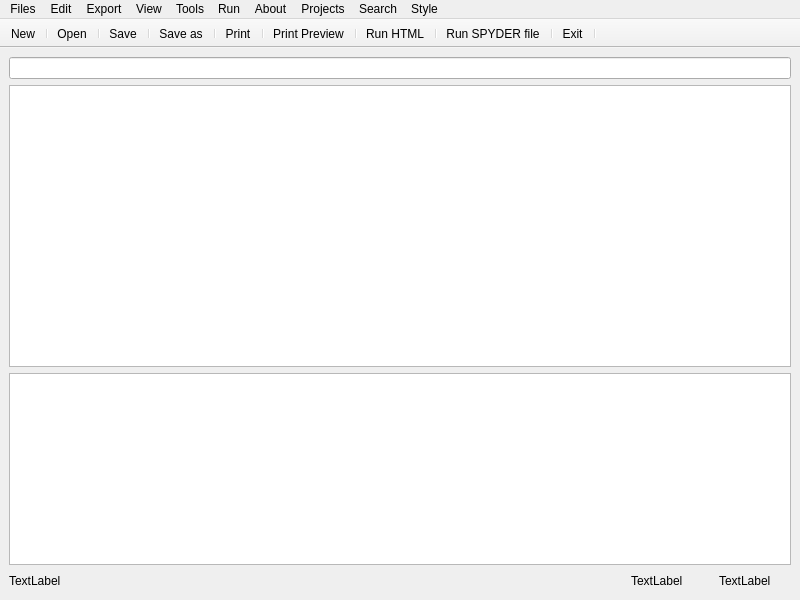
<?xml version="1.0" encoding="UTF-8"?>
<ui version="4.0">
 <class>MainWindow</class>
 <widget class="QMainWindow" name="MainWindow">
  <property name="geometry">
   <rect>
    <x>0</x>
    <y>0</y>
    <width>800</width>
    <height>600</height>
   </rect>
  </property>
  <property name="windowTitle">
   <string>NotePad</string>
  </property>
  <property name="windowIcon">
   <iconset>
    <normaloff>:/new/prefix2/wind/parrot.svg</normaloff>
    <normalon>:/new/prefix2/wind/parrot.svg</normalon>:/new/prefix2/wind/parrot.svg</iconset>
  </property>
  <property name="styleSheet">
   <string notr="true"/>
  </property>
  <property name="documentMode">
   <bool>false</bool>
  </property>
  <widget class="QWidget" name="centralwidget">
   <layout class="QGridLayout" name="gridLayout">
    <item row="0" column="0">
     <widget class="QLineEdit" name="lineEdit">
      <property name="styleSheet">
       <string notr="true"/>
      </property>
     </widget>
    </item>
    <item row="2" column="0">
     <widget class="QPlainTextEdit" name="plainTextEdit_2">
      <property name="sizePolicy">
       <sizepolicy hsizetype="Preferred" vsizetype="Preferred">
        <horstretch>0</horstretch>
        <verstretch>0</verstretch>
       </sizepolicy>
      </property>
     </widget>
    </item>
    <item row="3" column="0">
     <layout class="QHBoxLayout" name="horizontalLayout">
      <property name="topMargin">
       <number>0</number>
      </property>
      <item>
       <widget class="QLabel" name="label_3">
        <property name="text">
         <string>TextLabel</string>
        </property>
       </widget>
      </item>
      <item>
       <spacer name="horizontalSpacer">
        <property name="orientation">
         <enum>Qt::Horizontal</enum>
        </property>
        <property name="sizeHint" stdset="0">
         <size>
          <width>40</width>
          <height>20</height>
         </size>
        </property>
       </spacer>
      </item>
      <item>
       <widget class="QLabel" name="label">
        <property name="text">
         <string>TextLabel</string>
        </property>
       </widget>
      </item>
      <item>
       <spacer name="horizontalSpacer_2">
        <property name="orientation">
         <enum>Qt::Horizontal</enum>
        </property>
        <property name="sizeType">
         <enum>QSizePolicy::Preferred</enum>
        </property>
        <property name="sizeHint" stdset="0">
         <size>
          <width>30</width>
          <height>20</height>
         </size>
        </property>
       </spacer>
      </item>
      <item>
       <widget class="QLabel" name="label_2">
        <property name="text">
         <string>TextLabel</string>
        </property>
       </widget>
      </item>
      <item>
       <spacer name="horizontalSpacer_3">
        <property name="orientation">
         <enum>Qt::Horizontal</enum>
        </property>
        <property name="sizeType">
         <enum>QSizePolicy::Preferred</enum>
        </property>
        <property name="sizeHint" stdset="0">
         <size>
          <width>20</width>
          <height>20</height>
         </size>
        </property>
       </spacer>
      </item>
     </layout>
    </item>
    <item row="1" column="0">
     <widget class="QPlainTextEdit" name="plainTextEdit">
      <property name="sizePolicy">
       <sizepolicy hsizetype="Expanding" vsizetype="Expanding">
        <horstretch>0</horstretch>
        <verstretch>0</verstretch>
       </sizepolicy>
      </property>
      <property name="contextMenuPolicy">
       <enum>Qt::NoContextMenu</enum>
      </property>
      <property name="frameShape">
       <enum>QFrame::StyledPanel</enum>
      </property>
      <property name="frameShadow">
       <enum>QFrame::Sunken</enum>
      </property>
      <property name="lineWidth">
       <number>1</number>
      </property>
      <property name="verticalScrollBarPolicy">
       <enum>Qt::ScrollBarAsNeeded</enum>
      </property>
      <property name="horizontalScrollBarPolicy">
       <enum>Qt::ScrollBarAsNeeded</enum>
      </property>
      <property name="sizeAdjustPolicy">
       <enum>QAbstractScrollArea::AdjustIgnored</enum>
      </property>
      <property name="lineWrapMode">
       <enum>QPlainTextEdit::WidgetWidth</enum>
      </property>
      <property name="textInteractionFlags">
       <set>Qt::LinksAccessibleByMouse|Qt::TextEditable|Qt::TextEditorInteraction|Qt::TextSelectableByKeyboard|Qt::TextSelectableByMouse</set>
      </property>
      <property name="backgroundVisible">
       <bool>false</bool>
      </property>
     </widget>
    </item>
   </layout>
  </widget>
  <widget class="QMenuBar" name="menubar">
   <property name="geometry">
    <rect>
     <x>0</x>
     <y>0</y>
     <width>800</width>
     <height>23</height>
    </rect>
   </property>
   <widget class="QMenu" name="menuFiles">
    <property name="title">
     <string>Files</string>
    </property>
    <addaction name="actionNew"/>
    <addaction name="actionOpen"/>
    <addaction name="actionSave"/>
    <addaction name="actionSave_as"/>
    <addaction name="actionPrint"/>
    <addaction name="actionExit"/>
    <addaction name="actionPrint_Preview"/>
   </widget>
   <widget class="QMenu" name="menuEdit">
    <property name="title">
     <string>Edit</string>
    </property>
    <addaction name="actionCopy"/>
    <addaction name="actionCut"/>
    <addaction name="actionPaste"/>
    <addaction name="actionCut_2"/>
    <addaction name="actionPaste_2"/>
    <addaction name="actionSelect_all"/>
    <addaction name="actionFind"/>
   </widget>
   <widget class="QMenu" name="menuView">
    <property name="title">
     <string>View</string>
    </property>
    <addaction name="actionZoom_in"/>
    <addaction name="actionZoom_out"/>
    <addaction name="actionRead_only"/>
    <addaction name="actionOver_write"/>
   </widget>
   <widget class="QMenu" name="menuTools">
    <property name="title">
     <string>Tools</string>
    </property>
    <widget class="QMenu" name="menuHighlight">
     <property name="title">
      <string>Highlight</string>
     </property>
     <addaction name="actionHTML"/>
     <addaction name="actionC"/>
     <addaction name="actionPython"/>
     <addaction name="actionJava_script"/>
    </widget>
    <widget class="QMenu" name="menuConvert">
     <property name="title">
      <string>Convert </string>
     </property>
     <addaction name="actionTo_lower"/>
     <addaction name="actionTo_Upper"/>
     <addaction name="actionTo_HTML_escape"/>
    </widget>
    <addaction name="menuHighlight"/>
    <addaction name="menuConvert"/>
    <addaction name="actionInsert_comments"/>
    <addaction name="actionInsert_date"/>
    <addaction name="actionWord_Count"/>
   </widget>
   <widget class="QMenu" name="menuRun">
    <property name="title">
     <string>Run</string>
    </property>
    <addaction name="actionRun_HTML"/>
    <addaction name="separator"/>
    <addaction name="actionRun_SPYDER_file"/>
   </widget>
   <widget class="QMenu" name="menuExport">
    <property name="title">
     <string>Export</string>
    </property>
    <addaction name="actionExport_to_HTML"/>
   </widget>
   <widget class="QMenu" name="menuAbout">
    <property name="title">
     <string>About</string>
    </property>
    <addaction name="actionAbout_Qt"/>
   </widget>
   <widget class="QMenu" name="menuProjects">
    <property name="title">
     <string>Projects</string>
    </property>
    <addaction name="actionAdd_new"/>
   </widget>
   <widget class="QMenu" name="menuStyles">
    <property name="title">
     <string>Search</string>
    </property>
    <addaction name="actionSearch_with_Google"/>
   </widget>
   <widget class="QMenu" name="menuStyle">
    <property name="title">
     <string>Style</string>
    </property>
    <addaction name="actionKvantum"/>
    <addaction name="actionWindows"/>
    <addaction name="actionFusion"/>
    <addaction name="actionBreezr"/>
   </widget>
   <addaction name="menuFiles"/>
   <addaction name="menuEdit"/>
   <addaction name="menuExport"/>
   <addaction name="menuView"/>
   <addaction name="menuTools"/>
   <addaction name="menuRun"/>
   <addaction name="menuAbout"/>
   <addaction name="menuProjects"/>
   <addaction name="menuStyles"/>
   <addaction name="menuStyle"/>
  </widget>
  <widget class="QToolBar" name="toolBar">
   <property name="enabled">
    <bool>true</bool>
   </property>
   <property name="cursor">
    <cursorShape>ArrowCursor</cursorShape>
   </property>
   <property name="windowTitle">
    <string>toolBar</string>
   </property>
   <property name="autoFillBackground">
    <bool>false</bool>
   </property>
   <property name="movable">
    <bool>false</bool>
   </property>
   <property name="orientation">
    <enum>Qt::Horizontal</enum>
   </property>
   <property name="floatable">
    <bool>true</bool>
   </property>
   <attribute name="toolBarArea">
    <enum>TopToolBarArea</enum>
   </attribute>
   <attribute name="toolBarBreak">
    <bool>false</bool>
   </attribute>
   <addaction name="actionNew"/>
   <addaction name="separator"/>
   <addaction name="actionOpen"/>
   <addaction name="separator"/>
   <addaction name="actionSave"/>
   <addaction name="separator"/>
   <addaction name="actionSave_as"/>
   <addaction name="separator"/>
   <addaction name="actionPrint"/>
   <addaction name="separator"/>
   <addaction name="actionPrint_Preview"/>
   <addaction name="separator"/>
   <addaction name="actionRun_HTML"/>
   <addaction name="separator"/>
   <addaction name="actionRun_SPYDER_file"/>
   <addaction name="separator"/>
   <addaction name="actionExit"/>
   <addaction name="separator"/>
  </widget>
  <action name="actionNew">
   <property name="icon">
    <iconset theme="document-new">
     <normalon>:/new/prefix2/wind/document-new.png</normalon>
    </iconset>
   </property>
   <property name="text">
    <string>New</string>
   </property>
   <property name="shortcut">
    <string>Ctrl+N</string>
   </property>
  </action>
  <action name="actionOpen">
   <property name="icon">
    <iconset theme="document-open">
     <normalon>:/new/prefix2/wind/document-open.png</normalon>
    </iconset>
   </property>
   <property name="text">
    <string>Open</string>
   </property>
   <property name="shortcut">
    <string>Ctrl+O</string>
   </property>
  </action>
  <action name="actionSave">
   <property name="icon">
    <iconset theme="document-save">
     <normalon>:/new/prefix2/wind/document-save.png</normalon>
    </iconset>
   </property>
   <property name="text">
    <string>Save </string>
   </property>
   <property name="shortcut">
    <string>Ctrl+S</string>
   </property>
  </action>
  <action name="actionSave_as">
   <property name="icon">
    <iconset theme="document-save-as">
     <normaloff>:/new/prefix2/wind/document-save-as.png</normaloff>:/new/prefix2/wind/document-save-as.png</iconset>
   </property>
   <property name="text">
    <string>Save as</string>
   </property>
   <property name="shortcut">
    <string>Ctrl+Shift+S</string>
   </property>
  </action>
  <action name="actionPrint">
   <property name="icon">
    <iconset theme="document-print">
     <normalon>:/new/prefix2/wind/document-print.png</normalon>
    </iconset>
   </property>
   <property name="text">
    <string>Print</string>
   </property>
   <property name="shortcut">
    <string>Ctrl+P</string>
   </property>
  </action>
  <action name="actionExit">
   <property name="icon">
    <iconset theme="document-close">
     <normalon>:/new/prefix2/wind/edit-delete.png</normalon>
    </iconset>
   </property>
   <property name="text">
    <string>Exit</string>
   </property>
   <property name="shortcut">
    <string>Ctrl+Q</string>
   </property>
  </action>
  <action name="actionCopy">
   <property name="icon">
    <iconset theme="edit-undo">
     <normalon>:/new/prefix2/wind/edit-undo.png</normalon>
    </iconset>
   </property>
   <property name="text">
    <string>Undo</string>
   </property>
   <property name="shortcut">
    <string>Ctrl+Z</string>
   </property>
  </action>
  <action name="actionCut">
   <property name="icon">
    <iconset theme="edit-redo">
     <normalon>:/new/prefix2/wind/edit-undo-rtl.png</normalon>
    </iconset>
   </property>
   <property name="text">
    <string>Redo</string>
   </property>
   <property name="shortcut">
    <string>Ctrl+R</string>
   </property>
  </action>
  <action name="actionPaste">
   <property name="icon">
    <iconset theme="edit-copy">
     <normalon>:/new/prefix2/wind/edit-copy.png</normalon>
    </iconset>
   </property>
   <property name="text">
    <string>Copy</string>
   </property>
   <property name="shortcut">
    <string>Ctrl+C</string>
   </property>
  </action>
  <action name="actionCut_2">
   <property name="icon">
    <iconset theme="edit-cut">
     <normalon>:/new/prefix2/wind/edit-cut.png</normalon>
    </iconset>
   </property>
   <property name="text">
    <string>Cut</string>
   </property>
   <property name="shortcut">
    <string>Ctrl+X</string>
   </property>
  </action>
  <action name="actionPaste_2">
   <property name="icon">
    <iconset theme="edit-paste">
     <normalon>:/new/prefix2/wind/edit-paste.png</normalon>
    </iconset>
   </property>
   <property name="text">
    <string>Paste</string>
   </property>
   <property name="shortcut">
    <string>Ctrl+V</string>
   </property>
  </action>
  <action name="actionZoom_in">
   <property name="icon">
    <iconset theme="zoom-in">
     <normalon>:/new/prefix2/wind/zoom-in.png</normalon>
    </iconset>
   </property>
   <property name="text">
    <string>Zoom in</string>
   </property>
   <property name="shortcut">
    <string>Ctrl+.</string>
   </property>
  </action>
  <action name="actionZoom_out">
   <property name="icon">
    <iconset theme="zoom-out">
     <normalon>:/new/prefix2/wind/zoom-out.png</normalon>
    </iconset>
   </property>
   <property name="text">
    <string>Zoom out</string>
   </property>
   <property name="shortcut">
    <string>Ctrl+,</string>
   </property>
  </action>
  <action name="actionRead_only">
   <property name="checkable">
    <bool>true</bool>
   </property>
   <property name="text">
    <string>Read only</string>
   </property>
   <property name="shortcut">
    <string>Ctrl+Shift+R</string>
   </property>
  </action>
  <action name="actionOver_write">
   <property name="checkable">
    <bool>true</bool>
   </property>
   <property name="text">
    <string>Over write</string>
   </property>
   <property name="shortcut">
    <string>Ins</string>
   </property>
  </action>
  <action name="actionSelect_all">
   <property name="icon">
    <iconset theme="edit-select-all">
     <normalon>:/new/prefix2/wind/edit-select-all-symbolic.svg</normalon>
    </iconset>
   </property>
   <property name="text">
    <string>Select all</string>
   </property>
   <property name="shortcut">
    <string>Ctrl+A</string>
   </property>
  </action>
  <action name="actionHTML">
   <property name="icon">
    <iconset>
     <normalon>:/new/prefix2/wind/text-html.svg</normalon>
    </iconset>
   </property>
   <property name="text">
    <string>HTML</string>
   </property>
  </action>
  <action name="actionC">
   <property name="icon">
    <iconset>
     <normalon>:/new/prefix2/wind/text-x-c++src.svg</normalon>
    </iconset>
   </property>
   <property name="text">
    <string>C++</string>
   </property>
  </action>
  <action name="actionTo_lower">
   <property name="icon">
    <iconset>
     <normalon>:/new/prefix2/wind/view-sort-descending.png</normalon>
    </iconset>
   </property>
   <property name="text">
    <string>To lower</string>
   </property>
  </action>
  <action name="actionTo_Upper">
   <property name="icon">
    <iconset>
     <normalon>:/new/prefix2/wind/view-sort-ascending.png</normalon>
    </iconset>
   </property>
   <property name="text">
    <string>To Upper</string>
   </property>
  </action>
  <action name="actionTo_HTML_escape">
   <property name="icon">
    <iconset>
     <normalon>:/new/prefix2/wind/interface_subroutine_gen.png</normalon>
    </iconset>
   </property>
   <property name="text">
    <string>To HTML escape</string>
   </property>
  </action>
  <action name="actionInsert_comments">
   <property name="icon">
    <iconset>
     <normalon>:/new/prefix2/wind/comment_block.png</normalon>
    </iconset>
   </property>
   <property name="text">
    <string>Insert comments</string>
   </property>
  </action>
  <action name="actionInsert_date">
   <property name="icon">
    <iconset>
     <normalon>:/new/prefix2/wind/folder-temp.svg</normalon>
    </iconset>
   </property>
   <property name="text">
    <string>Insert Time</string>
   </property>
  </action>
  <action name="actionPython">
   <property name="icon">
    <iconset>
     <normalon>:/new/prefix2/wind/text-x-python.svg</normalon>
    </iconset>
   </property>
   <property name="text">
    <string>Python</string>
   </property>
  </action>
  <action name="actionRun_HTML">
   <property name="icon">
    <iconset theme="html">
     <normalon>:/new/prefix2/wind/folder-copycom.svg</normalon>
    </iconset>
   </property>
   <property name="text">
    <string>Run HTML</string>
   </property>
  </action>
  <action name="actionPrint_Preview">
   <property name="icon">
    <iconset theme="document-print-preview">
     <normalon>:/new/prefix2/wind/document-print-preview.png</normalon>
    </iconset>
   </property>
   <property name="text">
    <string>Print Preview</string>
   </property>
  </action>
  <action name="actionWord_Count">
   <property name="icon">
    <iconset>
     <normalon>:/new/prefix2/wind/logo.png</normalon>
    </iconset>
   </property>
   <property name="text">
    <string>Word Count</string>
   </property>
  </action>
  <action name="actionRun_SPYDER_file">
   <property name="icon">
    <iconset theme="spyder">
     <normalon>:/new/prefix2/wind/spyder.ico</normalon>
    </iconset>
   </property>
   <property name="text">
    <string>Run SPYDER file</string>
   </property>
  </action>
  <action name="actionExport_to_HTML">
   <property name="icon">
    <iconset>
     <normalon>:/new/prefix2/wind/text-html-symbolic.svg</normalon>
    </iconset>
   </property>
   <property name="text">
    <string>Export to HTML</string>
   </property>
  </action>
  <action name="actionAbout_Qt">
   <property name="icon">
    <iconset>
     <normalon>:/new/prefix2/wind/help-about.png</normalon>
    </iconset>
   </property>
   <property name="text">
    <string>About Qt</string>
   </property>
  </action>
  <action name="actionFind">
   <property name="icon">
    <iconset theme="edit-find">
     <normaloff>:/new/prefix2/wind/zoom-out.png</normaloff>:/new/prefix2/wind/zoom-out.png</iconset>
   </property>
   <property name="text">
    <string>Find</string>
   </property>
   <property name="shortcut">
    <string>Ctrl+F</string>
   </property>
  </action>
  <action name="actionAdd_new">
   <property name="text">
    <string>Add new</string>
   </property>
   <property name="shortcut">
    <string>Ctrl+Shift+N</string>
   </property>
  </action>
  <action name="actionSearch_with_Google">
   <property name="text">
    <string>Search with Google</string>
   </property>
   <property name="shortcut">
    <string>Ctrl+G</string>
   </property>
  </action>
  <action name="actionJava_script">
   <property name="text">
    <string>Java script</string>
   </property>
  </action>
  <action name="actionKvantum">
   <property name="text">
    <string>Kvantum</string>
   </property>
  </action>
  <action name="actionWindows">
   <property name="text">
    <string>Windows</string>
   </property>
  </action>
  <action name="actionFusion">
   <property name="text">
    <string>Fusion</string>
   </property>
  </action>
  <action name="actionBreezr">
   <property name="text">
    <string>Breeze</string>
   </property>
  </action>
 </widget>
 <resources/>
 <connections/>
</ui>
